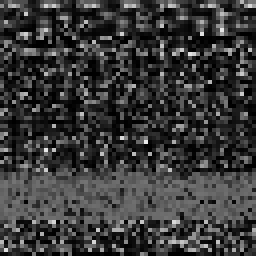
#> input picture test_images/grayscale2.png, 64 x 64 px (shown 4 times larger)
$ python from_pywavelet.py
#> lines starting #> are read from the running program, lines starting #| are printed output that depends on the picture
import numpy as np
import pywt
from matplotlib import pyplot as plt
import cv2
from pywt._doc_utils import wavedec2_keys, draw_2d_wp_basis

img = cv2.imread("./test_images/grayscale2.png")
#> img is the input picture: shape (64, 64, 3); min 0, max 233, mean 56.6

# Convert from 3D to 2D
x = cv2.cvtColor(img, cv2.COLOR_BGR2GRAY)
shape = np.shape(x)
#> shape = (64, 64)

max_lev = 3  # how many levels of decomposition to draw
label_levels = 3  # how many levels to explicitly label on the plots

fig, axes = plt.subplots(2, 4, figsize=[14, 8])
for level in range(0, max_lev + 1):
    if level == 0:
        # show the original image before decomposition
        axes[0, 0].set_axis_off()
        axes[1, 0].imshow(x, cmap=plt.cm.gray)
        axes[1, 0].set_title('Image')
        axes[1, 0].set_axis_off()
        continue

    # plot subband boundaries of a standard DWT basis
    draw_2d_wp_basis(shape, wavedec2_keys(level), ax=axes[0, level],label_levels=label_levels)
    axes[0, level].set_title('{} level\ndecomposition'.format(level))
    # compute the 2D DWT
    c = pywt.wavedec2(x, 'db2', mode='periodization', level=level)
    # normalize each coefficient array independently for better visibility
    c[0] /= np.abs(c[0]).max()
    for detail_level in range(level):
        c[detail_level + 1] = [d/np.abs(d).max() for d in c[detail_level + 1]]
    # show the normalized coefficients
    arr, slices = pywt.coeffs_to_array(c)
    axes[1, level].imshow(arr, cmap=plt.cm.gray)
    axes[1, level].set_title('Coefficients\n({} level)'.format(level))
    axes[1, level].set_axis_off()
#> this loop made 4 passes
#> pass 2, `arr, slices = pywt.coeffs_to_array(c)`:
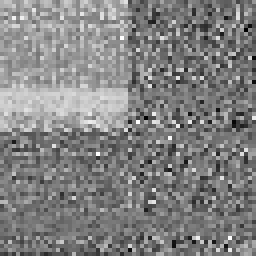
#> arr: shape (64, 64) float64 (shown 4 times larger); min -0.842, max 1, mean 0.0974; drawn with min black and max white
#> pass 3, `arr, slices = pywt.coeffs_to_array(c)`:
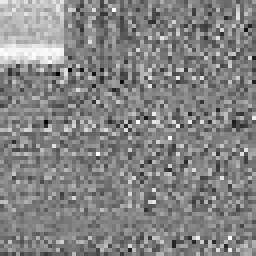
#> arr: shape (64, 64) float64 (shown 4 times larger); min -1, max 1, mean 0.0358; drawn with min black and max white

plt.tight_layout()
plt.show()
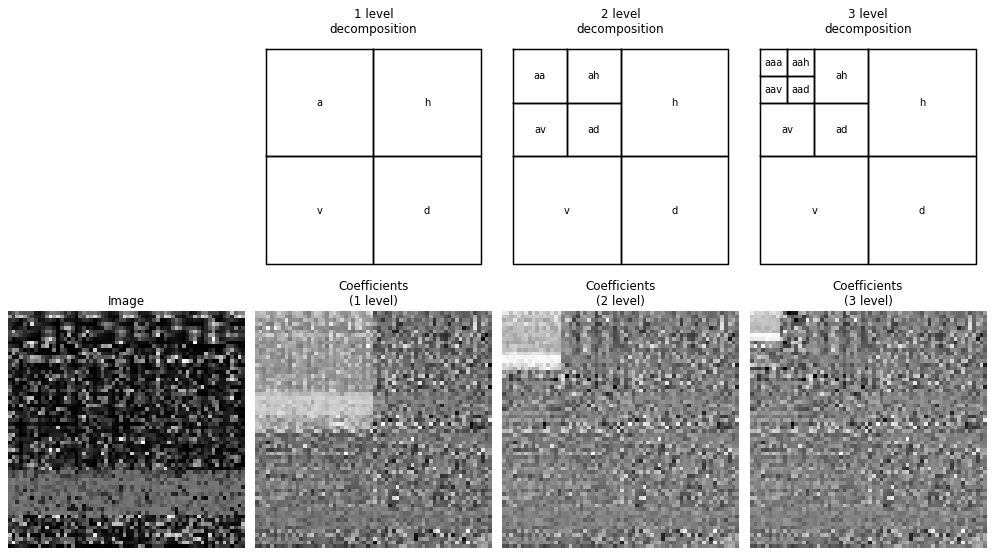
#> figure drawn by matplotlib, 7 panels

$ run again, with test_images/grayscale1.png copied over test_images/grayscale2.png
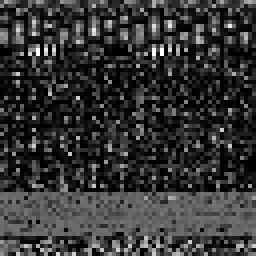
#> input picture test_images/grayscale1.png, 64 x 64 px (shown 4 times larger)
#> img is the input picture: shape (64, 64, 3); min 0, max 255, mean 53
#> the loop `for level in range(0, max_lev + 1):` made 4 passes
#> pass 2, `arr, slices = pywt.coeffs_to_array(c)`:
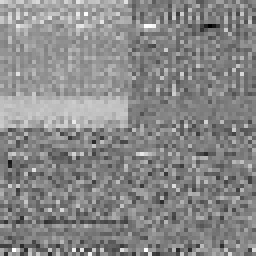
#> arr: shape (64, 64) float64 (shown 4 times larger); min -1, max 1, mean 0.0676; drawn with min black and max white
#> pass 3, `arr, slices = pywt.coeffs_to_array(c)`:
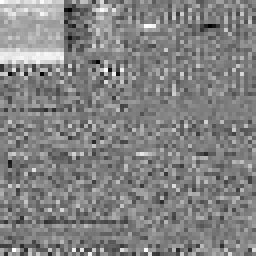
#> arr: shape (64, 64) float64 (shown 4 times larger); min -1, max 1, mean 0.0251; drawn with min black and max white

$ run again, with test_images/grayscale10.png copied over test_images/grayscale2.png
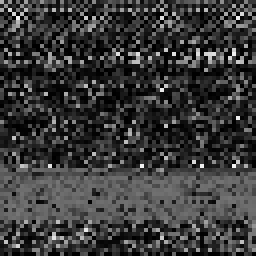
#> input picture test_images/grayscale10.png, 64 x 64 px (shown 4 times larger)
#> img is the input picture: shape (64, 64, 3); min 0, max 244, mean 56.9
#> the loop `for level in range(0, max_lev + 1):` made 4 passes
#> pass 2, `arr, slices = pywt.coeffs_to_array(c)`:
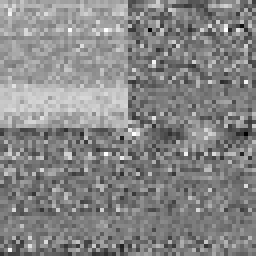
#> arr: shape (64, 64) float64 (shown 4 times larger); min -0.925, max 1, mean 0.0882; drawn with min black and max white
#> pass 3, `arr, slices = pywt.coeffs_to_array(c)`:
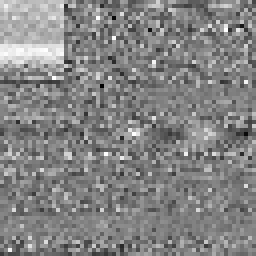
#> arr: shape (64, 64) float64 (shown 4 times larger); min -1, max 1, mean 0.0354; drawn with min black and max white

$ run again, with test_images/grayscale11.png copied over test_images/grayscale2.png
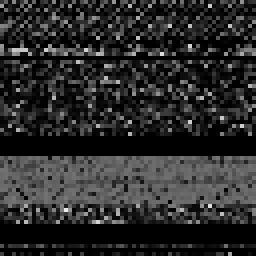
#> input picture test_images/grayscale11.png, 64 x 64 px (shown 4 times larger)
#> img is the input picture: shape (64, 64, 3); min 0, max 234, mean 42.8
#> the loop `for level in range(0, max_lev + 1):` made 4 passes
#> pass 2, `arr, slices = pywt.coeffs_to_array(c)`:
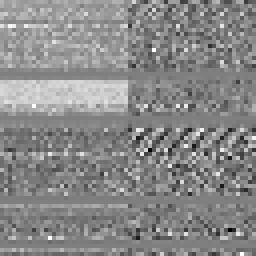
#> arr: shape (64, 64) float64 (shown 4 times larger); min -1, max 1, mean 0.0742; drawn with min black and max white
#> pass 3, `arr, slices = pywt.coeffs_to_array(c)`:
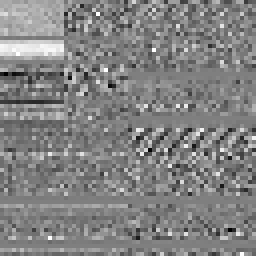
#> arr: shape (64, 64) float64 (shown 4 times larger); min -1, max 1, mean 0.0246; drawn with min black and max white
